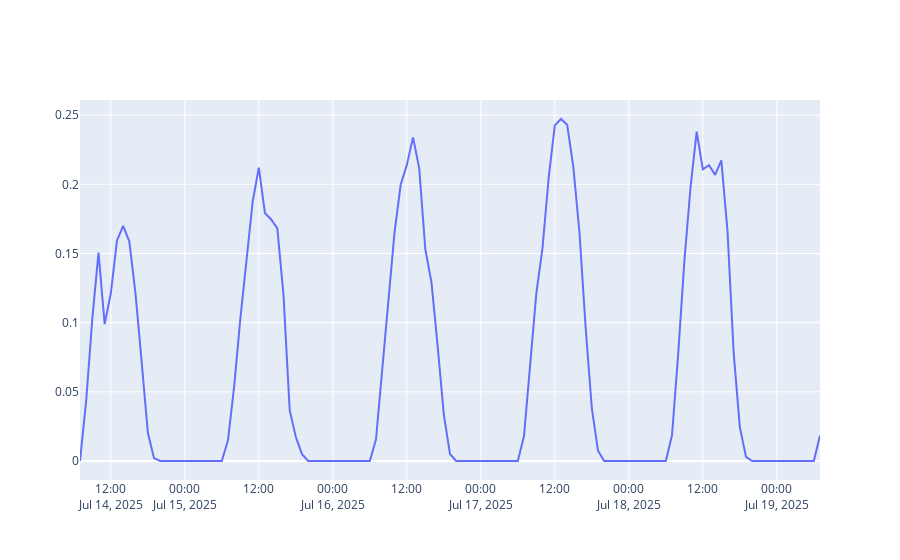

The cell this chart's notebook holds for it:
### Code cell
df = ds.sel(latitude=lat,longitude=lon,method='nearest').to_dataframe()
df['ssrd_diff'] = (df['ssrd'] - df['ssrd'].shift(1).fillna(0))/3600

fig = go.Figure()
fig.add_trace(go.Scatter(x=df['valid_time'] + pd.Timedelta(hours=7),y=df['ssrd_diff']/3600))
fig.show()
